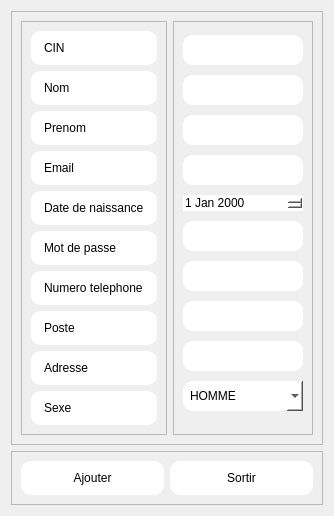
         <widget class="QWidget" name="addemp">
          <layout class="QVBoxLayout" name="verticalLayout_14">
           <item>
            <widget class="QFrame" name="frame_24">
             <property name="frameShape">
              <enum>QFrame::Shape::StyledPanel</enum>
             </property>
             <property name="frameShadow">
              <enum>QFrame::Shadow::Raised</enum>
             </property>
             <layout class="QHBoxLayout" name="horizontalLayout_16">
              <item>
               <widget class="QFrame" name="frame_25">
                <property name="frameShape">
                 <enum>QFrame::Shape::StyledPanel</enum>
                </property>
                <property name="frameShadow">
                 <enum>QFrame::Shadow::Raised</enum>
                </property>
                <layout class="QVBoxLayout" name="verticalLayout_15">
                 <item>
                  <widget class="QLabel" name="label_46">
                   <property name="styleSheet">
                    <string notr="true">background-color:rgb(255, 255, 255);
border-radius: 10px;
padding: 10px;</string>
                   </property>
                   <property name="text">
                    <string>CIN</string>
                   </property>
                  </widget>
                 </item>
                 <item>
                  <widget class="QLabel" name="label_54">
                   <property name="styleSheet">
                    <string notr="true">background-color:rgb(255, 255, 255);
border-radius: 10px;
padding: 10px;</string>
                   </property>
                   <property name="text">
                    <string>Nom</string>
                   </property>
                  </widget>
                 </item>
                 <item>
                  <widget class="QLabel" name="label_48">
                   <property name="styleSheet">
                    <string notr="true">background-color:rgb(255, 255, 255);
border-radius: 10px;
padding: 10px;</string>
                   </property>
                   <property name="text">
                    <string>Prenom</string>
                   </property>
                  </widget>
                 </item>
                 <item>
                  <widget class="QLabel" name="label_55">
                   <property name="styleSheet">
                    <string notr="true">background-color:rgb(255, 255, 255);
border-radius: 10px;
padding: 10px;</string>
                   </property>
                   <property name="text">
                    <string>Email</string>
                   </property>
                  </widget>
                 </item>
                 <item>
                  <widget class="QLabel" name="label_50">
                   <property name="styleSheet">
                    <string notr="true">background-color:rgb(255, 255, 255);
border-radius: 10px;
padding: 10px;</string>
                   </property>
                   <property name="text">
                    <string>Date de naissance</string>
                   </property>
                  </widget>
                 </item>
                 <item>
                  <widget class="QLabel" name="label_53">
                   <property name="styleSheet">
                    <string notr="true">background-color:rgb(255, 255, 255);
border-radius: 10px;
padding: 10px;</string>
                   </property>
                   <property name="text">
                    <string>Mot de passe</string>
                   </property>
                  </widget>
                 </item>
                 <item>
                  <widget class="QLabel" name="label_47">
                   <property name="styleSheet">
                    <string notr="true">background-color:rgb(255, 255, 255);
border-radius: 10px;
padding: 10px;</string>
                   </property>
                   <property name="text">
                    <string>Numero telephone</string>
                   </property>
                  </widget>
                 </item>
                 <item>
                  <widget class="QLabel" name="label_51">
                   <property name="styleSheet">
                    <string notr="true">background-color:rgb(255, 255, 255);
border-radius: 10px;
padding: 10px;</string>
                   </property>
                   <property name="text">
                    <string>Poste</string>
                   </property>
                  </widget>
                 </item>
                 <item>
                  <widget class="QLabel" name="label_49">
                   <property name="styleSheet">
                    <string notr="true">background-color:rgb(255, 255, 255);
border-radius: 10px;
padding: 10px;</string>
                   </property>
                   <property name="text">
                    <string>Adresse</string>
                   </property>
                  </widget>
                 </item>
                 <item>
                  <widget class="QLabel" name="label_52">
                   <property name="styleSheet">
                    <string notr="true">background-color:rgb(255, 255, 255);
border-radius: 10px;
padding: 10px;</string>
                   </property>
                   <property name="text">
                    <string>Sexe</string>
                   </property>
                  </widget>
                 </item>
                </layout>
               </widget>
              </item>
              <item>
               <widget class="QFrame" name="frame_26">
                <property name="frameShape">
                 <enum>QFrame::Shape::StyledPanel</enum>
                </property>
                <property name="frameShadow">
                 <enum>QFrame::Shadow::Raised</enum>
                </property>
                <layout class="QVBoxLayout" name="verticalLayout_16">
                 <item>
                  <widget class="QLineEdit" name="lineEditempaddcin">
                   <property name="styleSheet">
                    <string notr="true">background-color:rgb(255, 255, 255);
border-radius: 10px;
padding: 7px;</string>
                   </property>
                  </widget>
                 </item>
                 <item>
                  <widget class="QLineEdit" name="lineEditempaddnom">
                   <property name="styleSheet">
                    <string notr="true">background-color:rgb(255, 255, 255);
border-radius: 10px;
padding: 7px;</string>
                   </property>
                  </widget>
                 </item>
                 <item>
                  <widget class="QLineEdit" name="lineEditempaddprenom">
                   <property name="styleSheet">
                    <string notr="true">background-color:rgb(255, 255, 255);
border-radius: 10px;
padding: 7px;</string>
                   </property>
                  </widget>
                 </item>
                 <item>
                  <widget class="QLineEdit" name="lineEditempaddemail">
                   <property name="styleSheet">
                    <string notr="true">background-color:rgb(255, 255, 255);
border-radius: 10px;
padding: 7px;</string>
                   </property>
                  </widget>
                 </item>
                 <item>
                  <widget class="QDateEdit" name="dateEditempadd">
                   <property name="styleSheet">
                    <string notr="true">background-color:rgb(255, 255, 255);
border-radius: 10px;</string>
                   </property>
                  </widget>
                 </item>
                 <item>
                  <widget class="QLineEdit" name="lineEditempaddmdp">
                   <property name="styleSheet">
                    <string notr="true">background-color:rgb(255, 255, 255);
border-radius: 10px;
padding: 7px;</string>
                   </property>
                  </widget>
                 </item>
                 <item>
                  <widget class="QLineEdit" name="lineEditempaddnum">
                   <property name="styleSheet">
                    <string notr="true">background-color:rgb(255, 255, 255);
border-radius: 10px;
padding: 7px;</string>
                   </property>
                  </widget>
                 </item>
                 <item>
                  <widget class="QLineEdit" name="lineEditempaddposte">
                   <property name="styleSheet">
                    <string notr="true">background-color:rgb(255, 255, 255);
border-radius: 10px;
padding: 7px;</string>
                   </property>
                  </widget>
                 </item>
                 <item>
                  <widget class="QLineEdit" name="lineEditempaddadresse">
                   <property name="styleSheet">
                    <string notr="true">background-color:rgb(255, 255, 255);
border-radius: 10px;
padding: 7px;</string>
                   </property>
                  </widget>
                 </item>
                 <item>
                  <widget class="QComboBox" name="comboBoxempadd">
                   <property name="styleSheet">
                    <string notr="true">background-color:rgb(255, 255, 255);
border-radius: 10px;
padding: 7px;</string>
                   </property>
                   <item>
                    <property name="text">
                     <string>HOMME</string>
                    </property>
                   </item>
                   <item>
                    <property name="text">
                     <string>FEMME</string>
                    </property>
                   </item>
                  </widget>
                 </item>
                </layout>
               </widget>
              </item>
             </layout>
            </widget>
           </item>
           <item>
            <widget class="QFrame" name="frame_21">
             <property name="sizePolicy">
              <sizepolicy hsizetype="Preferred" vsizetype="Maximum">
               <horstretch>0</horstretch>
               <verstretch>0</verstretch>
              </sizepolicy>
             </property>
             <property name="frameShape">
              <enum>QFrame::Shape::StyledPanel</enum>
             </property>
             <property name="frameShadow">
              <enum>QFrame::Shadow::Raised</enum>
             </property>
             <layout class="QHBoxLayout" name="horizontalLayout_15">
              <item>
               <widget class="QPushButton" name="pushButtonempaddajouter">
                <property name="styleSheet">
                 <string notr="true">QPushButton
{
background-color:rgb(255, 255, 255);
border-radius: 10px;
padding: 10px;
}

QPushButton:Hover {
				background-color: rgb(159, 159, 159);
				border-color: rgb(159, 159, 159);}
</string>
                </property>
                <property name="text">
                 <string>Ajouter</string>
                </property>
               </widget>
              </item>
              <item>
               <widget class="QPushButton" name="pushButton_empajoutersortir">
                <property name="styleSheet">
                 <string notr="true">QPushButton
{
background-color:rgb(255, 255, 255);
border-radius: 10px;
padding: 10px;
}

QPushButton:Hover {
				background-color: rgb(159, 159, 159);
				border-color: rgb(159, 159, 159);}
</string>
                </property>
                <property name="text">
                 <string>Sortir</string>
                </property>
               </widget>
              </item>
             </layout>
            </widget>
           </item>
          </layout>
         </widget>
